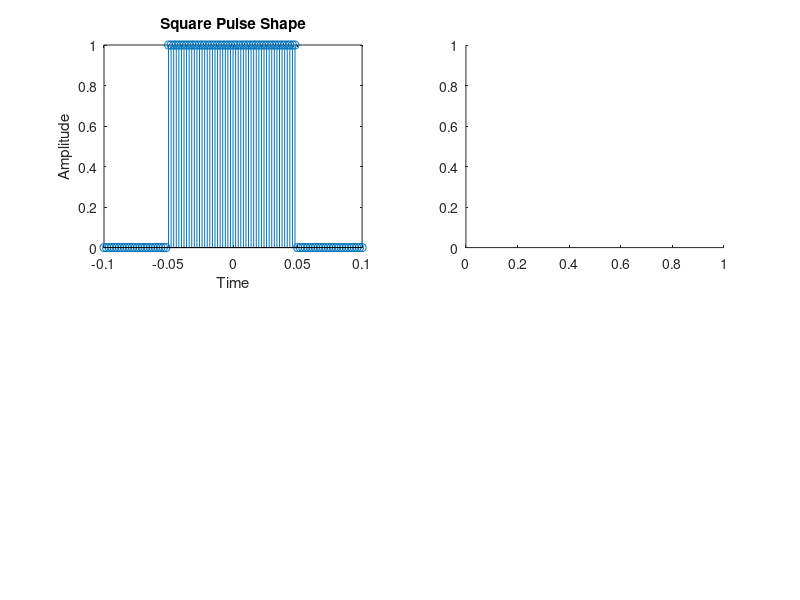

Reproduce this figure in MATLAB. (Note: this script raises an error after producing the figure.)
%% Housekeeping
close all
%% Generate Input Signal and Add Noise Factor, Bitrate = 1/Tp
Tp = 0.1; % Half pulse width
sample_period = Tp/50; % dt, pulse and recieve sample period
dt = sample_period;
sample_freq = 1/sample_period; % Frequency of pulse and recieve signal 

bit_rate = 1/(1 * Tp); %Fb, frequency of bits sent out
bit_period = 1/bit_rate; % Ts, Time between bits sent out
Ts = bit_period;

sigma = 0;
%% Define Pulse Shapes
t = -1*Ts:dt:1*Ts; % time vector

pulse_square = ones(1,length(t));
pulse_square(1,1:round(1/4*length(pulse_square))) = 0;
pulse_square(1,round(3/4*length(pulse_square)):end) = 0;

pulse_sinc = sinc((2*t)/Ts);


ifft_pulse_square = ifft(pulse_square);
ifft_pulse_sinc = ifft(pulse_sinc);

figure, hold on
subplot(2,2,1), stem(t,pulse_square)
xlabel('Time'),ylabel('Amplitude'),title('Square Pulse Shape')
subplot(2,2,2), plot(abs(fftshift(fft_pulse_square)), 'r')
xlabel('Frequency(Hz)'),ylabel('Amplitude'),title('Square Pulse FFT')

subplot(2,2,3), stem(t,pulse_sinc)
xlabel('Time'),ylabel('Amplitude'),title('Sinc Pulse Shape')
subplot(2,2,4), plot(abs(fftshift(fft_pulse_sinc)), 'r')
xlabel('Frequency(Hz)'),ylabel('Amplitude'),title('Square Pulse FFT')

sgtitle('Pulse Shapes Utilized')
hold off
%% Use Function on Square Pulse
[~, xn, decoded, SNR] = poopFunc(pulse_square, sigma);

figure, hold on
subplot(2,1,1),stem(xn)
xlabel('Index'),ylabel('Amplitude'),title('Transmitted')
subplot(2,1,2),stem(decoded)
xlabel('Index'),ylabel('Amplitude'),title('Decoded')
sgtitle('System Using Sinc Pulse')
hold off

% display performance results
error = (sum(xn ~= decoded))/(length(decoded)); 

disp('PERFORMANCE FOR SQUARE PULSE')
disp(['Bitrate: ' ,num2str(bit_rate), ' bits/second'])
disp(['Standard Deviation: ' , num2str(sigma)])
disp(['SNR: ' , num2str(SNR)])
disp(['Error: ' ,num2str(error*100),' percent'])
%% Use Function on Sinc Pulse
[~, xn, decoded, SNR] = poopFunc(pulse_sinc, sigma);

figure, hold on
subplot(2,1,1),stem(xn)
xlabel('Index'),ylabel('Amplitude'),title('Transmitted')
subplot(2,1,2),stem(decoded)
xlabel('Index'),ylabel('Amplitude'),title('Decoded')
sgtitle('System Using Square Pulse')
hold off

% display performance results
error = (sum(xn ~= decoded))/(length(decoded)); 

disp(' ');
disp('PERFORMANCE FOR SINC PULSE')
disp(['Bitrate: ' ,num2str(bit_rate), ' bits/second'])
disp(['Standard Deviation: ' , num2str(sigma)])
disp(['SNR: ' , num2str(SNR)])
disp(['Error: ' ,num2str(error*100),' percent'])